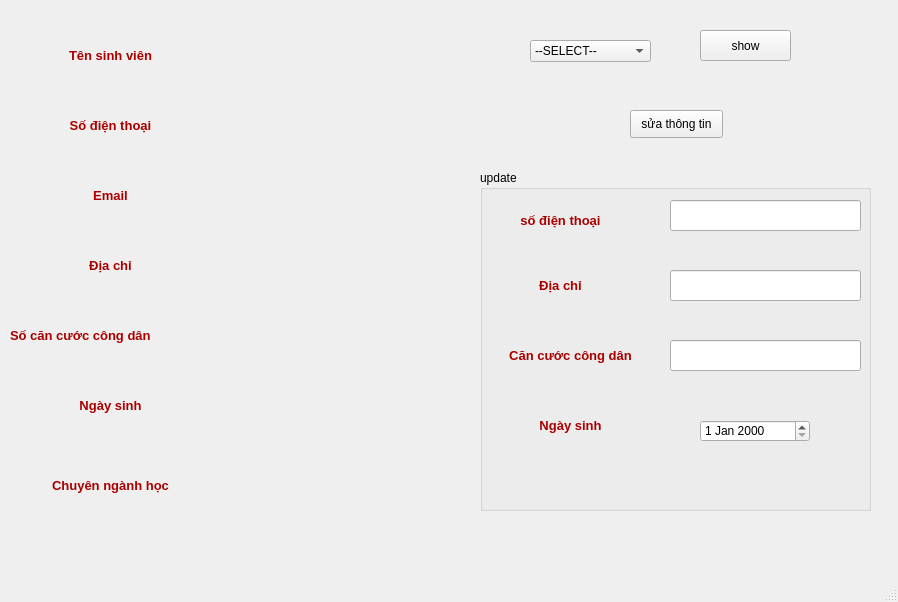
<?xml version="1.0" encoding="UTF-8"?>
<ui version="4.0">
 <class>MainWindow</class>
 <widget class="QMainWindow" name="MainWindow">
  <property name="geometry">
   <rect>
    <x>0</x>
    <y>0</y>
    <width>898</width>
    <height>602</height>
   </rect>
  </property>
  <property name="windowTitle">
   <string>MainWindow</string>
  </property>
  <widget class="QWidget" name="centralwidget">
   <widget class="QLabel" name="label">
    <property name="geometry">
     <rect>
      <x>50</x>
      <y>40</y>
      <width>121</width>
      <height>31</height>
     </rect>
    </property>
    <property name="text">
     <string>&lt;html&gt;&lt;head/&gt;&lt;body&gt;&lt;p align=&quot;center&quot;&gt;&lt;span style=&quot; font-size:10pt; font-weight:600; color:#aa0000;&quot;&gt;Tên sinh viên&lt;/span&gt;&lt;/p&gt;&lt;/body&gt;&lt;/html&gt;</string>
    </property>
   </widget>
   <widget class="QLabel" name="name">
    <property name="geometry">
     <rect>
      <x>220</x>
      <y>40</y>
      <width>191</width>
      <height>31</height>
     </rect>
    </property>
    <property name="text">
     <string/>
    </property>
   </widget>
   <widget class="QLabel" name="label_2">
    <property name="geometry">
     <rect>
      <x>50</x>
      <y>110</y>
      <width>121</width>
      <height>31</height>
     </rect>
    </property>
    <property name="text">
     <string>&lt;html&gt;&lt;head/&gt;&lt;body&gt;&lt;p align=&quot;center&quot;&gt;&lt;span style=&quot; font-size:10pt; font-weight:600; color:#aa0000;&quot;&gt;Số điện thoại&lt;/span&gt;&lt;/p&gt;&lt;/body&gt;&lt;/html&gt;</string>
    </property>
   </widget>
   <widget class="QLabel" name="sdt">
    <property name="geometry">
     <rect>
      <x>220</x>
      <y>110</y>
      <width>191</width>
      <height>31</height>
     </rect>
    </property>
    <property name="text">
     <string/>
    </property>
   </widget>
   <widget class="QPushButton" name="show">
    <property name="geometry">
     <rect>
      <x>700</x>
      <y>30</y>
      <width>91</width>
      <height>31</height>
     </rect>
    </property>
    <property name="text">
     <string>show</string>
    </property>
   </widget>
   <widget class="QLabel" name="label_3">
    <property name="geometry">
     <rect>
      <x>50</x>
      <y>180</y>
      <width>121</width>
      <height>31</height>
     </rect>
    </property>
    <property name="text">
     <string>&lt;html&gt;&lt;head/&gt;&lt;body&gt;&lt;p align=&quot;center&quot;&gt;&lt;span style=&quot; font-size:10pt; font-weight:600; color:#aa0000;&quot;&gt;Email&lt;/span&gt;&lt;/p&gt;&lt;/body&gt;&lt;/html&gt;</string>
    </property>
   </widget>
   <widget class="QLabel" name="label_4">
    <property name="geometry">
     <rect>
      <x>50</x>
      <y>250</y>
      <width>121</width>
      <height>31</height>
     </rect>
    </property>
    <property name="text">
     <string>&lt;html&gt;&lt;head/&gt;&lt;body&gt;&lt;p align=&quot;center&quot;&gt;&lt;span style=&quot; font-size:10pt; font-weight:600; color:#aa0000;&quot;&gt;Địa chỉ&lt;/span&gt;&lt;/p&gt;&lt;/body&gt;&lt;/html&gt;</string>
    </property>
   </widget>
   <widget class="QLabel" name="label_5">
    <property name="geometry">
     <rect>
      <x>10</x>
      <y>320</y>
      <width>201</width>
      <height>31</height>
     </rect>
    </property>
    <property name="text">
     <string>&lt;html&gt;&lt;head/&gt;&lt;body&gt;&lt;p&gt;&lt;span style=&quot; font-size:10pt; font-weight:600; color:#aa0000;&quot;&gt;Số căn cước công dân&lt;/span&gt;&lt;/p&gt;&lt;/body&gt;&lt;/html&gt;</string>
    </property>
   </widget>
   <widget class="QLabel" name="label_6">
    <property name="geometry">
     <rect>
      <x>50</x>
      <y>390</y>
      <width>121</width>
      <height>31</height>
     </rect>
    </property>
    <property name="text">
     <string>&lt;html&gt;&lt;head/&gt;&lt;body&gt;&lt;p align=&quot;center&quot;&gt;&lt;span style=&quot; font-size:10pt; font-weight:600; color:#aa0000;&quot;&gt;Ngày sinh&lt;/span&gt;&lt;/p&gt;&lt;/body&gt;&lt;/html&gt;</string>
    </property>
   </widget>
   <widget class="QLabel" name="label_7">
    <property name="geometry">
     <rect>
      <x>20</x>
      <y>470</y>
      <width>181</width>
      <height>31</height>
     </rect>
    </property>
    <property name="text">
     <string>&lt;html&gt;&lt;head/&gt;&lt;body&gt;&lt;p align=&quot;center&quot;&gt;&lt;span style=&quot; font-size:10pt; font-weight:600; color:#aa0000;&quot;&gt;Chuyên ngành học&lt;/span&gt;&lt;/p&gt;&lt;/body&gt;&lt;/html&gt;</string>
    </property>
   </widget>
   <widget class="QLabel" name="email">
    <property name="geometry">
     <rect>
      <x>220</x>
      <y>180</y>
      <width>191</width>
      <height>31</height>
     </rect>
    </property>
    <property name="text">
     <string/>
    </property>
   </widget>
   <widget class="QLabel" name="address">
    <property name="geometry">
     <rect>
      <x>220</x>
      <y>250</y>
      <width>191</width>
      <height>31</height>
     </rect>
    </property>
    <property name="text">
     <string/>
    </property>
   </widget>
   <widget class="QLabel" name="CCCD">
    <property name="geometry">
     <rect>
      <x>220</x>
      <y>320</y>
      <width>191</width>
      <height>31</height>
     </rect>
    </property>
    <property name="text">
     <string/>
    </property>
   </widget>
   <widget class="QLabel" name="birday">
    <property name="geometry">
     <rect>
      <x>220</x>
      <y>390</y>
      <width>191</width>
      <height>31</height>
     </rect>
    </property>
    <property name="text">
     <string/>
    </property>
   </widget>
   <widget class="QLabel" name="chuyennganh">
    <property name="geometry">
     <rect>
      <x>220</x>
      <y>470</y>
      <width>191</width>
      <height>31</height>
     </rect>
    </property>
    <property name="text">
     <string/>
    </property>
   </widget>
   <widget class="QPushButton" name="updatett">
    <property name="geometry">
     <rect>
      <x>630</x>
      <y>110</y>
      <width>93</width>
      <height>28</height>
     </rect>
    </property>
    <property name="text">
     <string>sửa thông tin</string>
    </property>
   </widget>
   <widget class="QComboBox" name="masv">
    <property name="geometry">
     <rect>
      <x>530</x>
      <y>40</y>
      <width>121</width>
      <height>22</height>
     </rect>
    </property>
    <property name="currentText">
     <string>--SELECT--</string>
    </property>
    <property name="maxCount">
     <number>2147483640</number>
    </property>
    <item>
     <property name="text">
      <string>--SELECT--</string>
     </property>
    </item>
   </widget>
   <widget class="QGroupBox" name="groupBox">
    <property name="geometry">
     <rect>
      <x>480</x>
      <y>170</y>
      <width>391</width>
      <height>341</height>
     </rect>
    </property>
    <property name="title">
     <string>update</string>
    </property>
    <widget class="QLineEdit" name="lineEdit">
     <property name="geometry">
      <rect>
       <x>190</x>
       <y>30</y>
       <width>191</width>
       <height>31</height>
      </rect>
     </property>
    </widget>
    <widget class="QLabel" name="label_8">
     <property name="geometry">
      <rect>
       <x>10</x>
       <y>40</y>
       <width>141</width>
       <height>21</height>
      </rect>
     </property>
     <property name="text">
      <string>&lt;html&gt;&lt;head/&gt;&lt;body&gt;&lt;p align=&quot;center&quot;&gt;&lt;span style=&quot; font-size:10pt; font-weight:600; color:#aa0000;&quot;&gt;số điện thoại&lt;/span&gt;&lt;/p&gt;&lt;/body&gt;&lt;/html&gt;</string>
     </property>
    </widget>
    <widget class="QLabel" name="label_9">
     <property name="geometry">
      <rect>
       <x>20</x>
       <y>100</y>
       <width>121</width>
       <height>31</height>
      </rect>
     </property>
     <property name="text">
      <string>&lt;html&gt;&lt;head/&gt;&lt;body&gt;&lt;p align=&quot;center&quot;&gt;&lt;span style=&quot; font-size:10pt; font-weight:600; color:#aa0000;&quot;&gt;Địa chỉ&lt;/span&gt;&lt;/p&gt;&lt;/body&gt;&lt;/html&gt;</string>
     </property>
    </widget>
    <widget class="QLineEdit" name="lineEdit_2">
     <property name="geometry">
      <rect>
       <x>190</x>
       <y>100</y>
       <width>191</width>
       <height>31</height>
      </rect>
     </property>
    </widget>
    <widget class="QLabel" name="label_10">
     <property name="geometry">
      <rect>
       <x>0</x>
       <y>170</y>
       <width>181</width>
       <height>31</height>
      </rect>
     </property>
     <property name="text">
      <string>&lt;html&gt;&lt;head/&gt;&lt;body&gt;&lt;p align=&quot;center&quot;&gt;&lt;span style=&quot; font-size:10pt; font-weight:600; color:#aa0000;&quot;&gt;Căn cước công dân&lt;/span&gt;&lt;/p&gt;&lt;/body&gt;&lt;/html&gt;</string>
     </property>
    </widget>
    <widget class="QLabel" name="label_11">
     <property name="geometry">
      <rect>
       <x>30</x>
       <y>240</y>
       <width>121</width>
       <height>31</height>
      </rect>
     </property>
     <property name="text">
      <string>&lt;html&gt;&lt;head/&gt;&lt;body&gt;&lt;p align=&quot;center&quot;&gt;&lt;span style=&quot; font-size:10pt; font-weight:600; color:#aa0000;&quot;&gt;Ngày sinh&lt;/span&gt;&lt;/p&gt;&lt;/body&gt;&lt;/html&gt;</string>
     </property>
    </widget>
    <widget class="QLineEdit" name="lineEdit_3">
     <property name="geometry">
      <rect>
       <x>190</x>
       <y>170</y>
       <width>191</width>
       <height>31</height>
      </rect>
     </property>
    </widget>
    <widget class="QDateEdit" name="dateEdit">
     <property name="geometry">
      <rect>
       <x>220</x>
       <y>250</y>
       <width>110</width>
       <height>22</height>
      </rect>
     </property>
    </widget>
   </widget>
  </widget>
  <widget class="QStatusBar" name="statusbar"/>
 </widget>
 <resources/>
 <connections/>
</ui>
